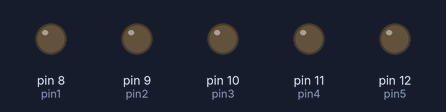
The sketch below on a simulated Arduino Uno, built with avr-gcc and run on an emulated ATmega328P. Parts: output pins drawn as LEDs (lit = HIGH).

Above: at 0.1 s.
At 5.3 s:
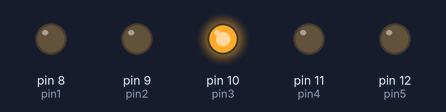
At 11.3 s:
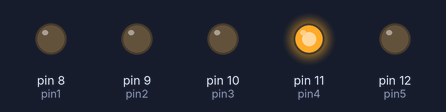
At 17.3 s:
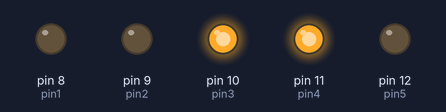
At 23.3 s:
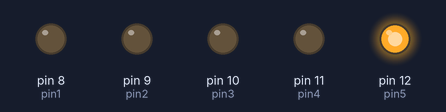
At 38.3 s:
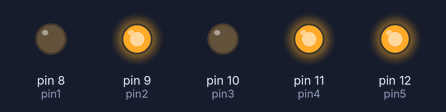
Timing chart, 0 to 40.0 s (numbered marks = the images above):
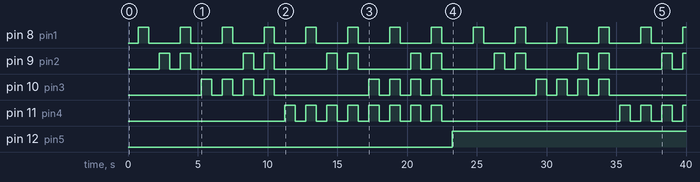

Measured:
- by itself, pin 8 (pin1): alternates HIGH for 0.75 s and LOW for 2.3 s
- by itself, pin 9 (pin2): repeats every 6.0 s: LOW 0.75 s, HIGH 0.75 s, LOW 3.8 s, HIGH 0.75 s
- by itself, pin 10 (pin3): repeats every 12.0 s: 3 × (LOW 0.75 s, HIGH 0.75 s), LOW 6.8 s, HIGH 0.75 s
- by itself, pin 11 (pin4): goes 7 × (HIGH 0.75 s, LOW 0.75 s), HIGH 0.75 s, LOW 12.8 s, 3 × (HIGH 0.75 s, LOW 0.75 s), then HIGH
- by itself, pin 12 (pin5): LOW → HIGH at 23.3 s

The sketch:

binary_number_in_arduino.ino
```cpp
// C++ code
//
// taking pin numbers as veriable

int pin1= 8;
int pin2 = 9;
int pin3 = 10;
int pin4 = 11;
int pin5 = 12;
int i, wait = 750;
void setup()
{

  // declear pin modes.

  pinMode(pin1, OUTPUT);
  pinMode(pin2, OUTPUT);
  pinMode(pin3, OUTPUT);
  pinMode(pin4, OUTPUT);
  pinMode(pin5,OUTPUT);
}

void loop()
{

  // frist all the LED is off

 digitalWrite(pin4,LOW);
 digitalWrite(pin3,LOW);
 digitalWrite(pin2,LOW);
 digitalWrite(pin1,LOW);
delay(wait);
i++;

if((i % 2) > 0)           // to detrmine number is odd or even
{
  digitalWrite(pin1, HIGH);
}
  else
  {
    digitalWrite(pin1, LOW);
  }
if((i % 4) > 1)          // to detrmine number is 2 bits
{
  digitalWrite(pin2, HIGH);
}
  else
  {
    digitalWrite(pin2, LOW);
  }
if((i % 8) > 3)   // determine number is 3 bits
{
  digitalWrite(pin3, HIGH);
}
  else
  {
    digitalWrite(pin3, LOW);
  }
if((i % 16) > 7)    // determine number is 4 bits
{
  digitalWrite(pin4, HIGH);
}
  else
  {
    digitalWrite(pin4, LOW);
  }
if((i%32)>15)           // te determine number is 5 bits
{
  digitalWrite(pin5,HIGH);
}
  else
  {
    digitalWrite(pin5, LOW);
  }
delay(wait);


}
```
